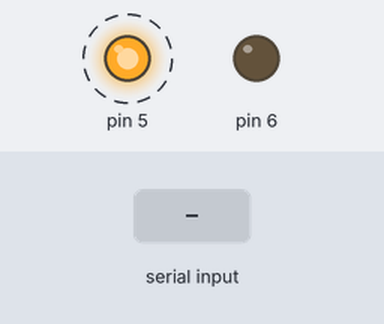
The sketch below on a simulated Arduino Uno, built with avr-gcc and run on an emulated ATmega328P. Shown: output pins drawn as LEDs (lit = HIGH). Dashed ring = blinking. Inputs (shaded band) come from the test bench. What the sketch prints to the serial monitor is not drawn.

Above: at 4.8 s.
4.9 s: "b" received over the second serial link
At 6.8 s:
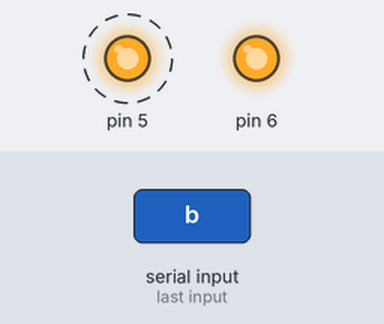
10.9 s: "bb" received over the second serial link
At 13.5 s:
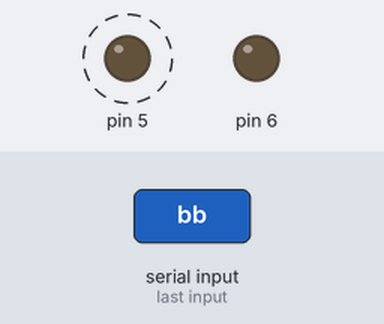
16.9 s: "on" received over the second serial link
Timing chart, 0 to 26.4 s (numbered marks = the images above; inputs shaded):
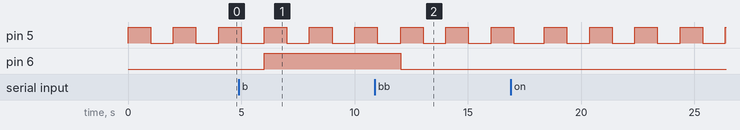

The sketch:

test.ino
```cpp
#include <SoftwareSerial.h>
#include <IRremote.h>
IRsend irsend;
String input;

SoftwareSerial bt(10,11);

void setup() {
  // put your setup code here, to run once:
  Serial.begin(9600);
  bt.begin(9600);
  pinMode(5,OUTPUT);
   pinMode(6,OUTPUT);
}

void loop() {
  // put your main code here, to run repeatedly:
   while(bt.available()>0)
    {
          delay(10);
        char c=bt.read();
         if(c=='#')
         {break;}
         input+=c;
    }

    if(input == "on"){
        Serial.println("Data sent");
        for (int i = 0; i < 3; i++) {
    irsend.sendNEC(0xE1A2E817, 32);
    delay(40);
  }
      }

      digitalWrite(5,HIGH);


         if(input== "b"){
        digitalWrite(6,HIGH);
        }

      if(input == "bb"){
        digitalWrite(6,LOW);
        }


/*
      if(input.length()>0)
      {
        Serial.println(input);
        bt.println(input);
      }
      delay(1000);
*/

       delay(1000);
       digitalWrite(5,LOW);
       delay(1000);
      input="";
}
```

Measured:
- after the input at 4.9 s, pin 6: LOW → HIGH after 1.1 s
- after the input at 10.9 s, pin 6: HIGH → LOW after 1.1 s
- by itself, pin 5: repeats every 2.0 s: HIGH 1.0 s, LOW 1.0 s
